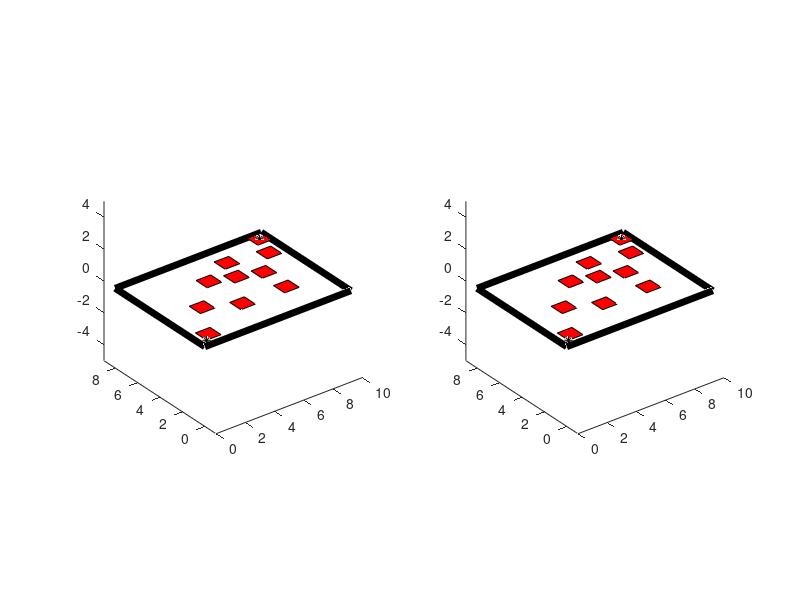

MATLAB code for this plot: (Note: this script raises an error after producing the figure.)
%close all; 
clear; clc

%% Configure for tests
solveTime = 10;
nHops = 8;

%% make environment

% bounds
xLB = 0;
xUB = 10;
yLB = 0;
yUB = 8;

% points
stPoint = [xLB + 0.5; yLB + 0.5];
endPoint = [xUB - 0.5; yUB - 0.5; 0;0];

% obstacle
plat = [0.5 1.5 0.5 1.5;
    9 10 7 8;
    2 3 3 4;
    7 8 4 5;
    4 5 5 6;
    4 5 2 3;
    7 8 2 3;
    6 7 6 7;
    8.5 9.5 5.5 6.5;
    5.5 6.5 4.5 5.5]'; %[xLB xUB yLB yUB]
nPlatforms = length(plat(1,:));

%% plot environment for binary and integer performance
figure(1)
for fix = 1:2
subplot(1,2,fix)
% points
plot3([stPoint(1) endPoint(1)],[stPoint(2) endPoint(2)],[0 0],'k*')
axis equal
hold on

%bounds
plot([xLB xUB],[yLB yLB],'k','LineWidth',5)
hold on
plot([xLB xUB],[yUB yUB],'k','LineWidth',5)
hold on
plot([xLB xLB],[yLB yUB],'k','LineWidth',5)
hold on
plot([xUB xUB],[yLB yUB],'k','LineWidth',5)

% obstacle
hold on
for ix = 1:nPlatforms
fill([plat(1,ix) plat(1,ix) plat(2,ix) plat(2,ix)], ...
        [plat(3,ix) plat(4,ix) plat(4,ix) plat(3,ix)],'r')
end
end

%% formulate and solve MIP problem with integers
subplot(1,2,1)
N = nHops; % number of hops

z = intvar(1,N);
x = sdpvar(5,N); % [x y vx vy vz]'
M = 1e6;
safety = 0;


constr = [ z(1,:) <= nPlatforms;
           z(1,:) >= 1;
           x(1:2,1) == stPoint, ... % Start point
           x(1:4,N) == endPoint, ... % End point
           x(3,1:N-1).*x(5,1:N-1) == 4.9*(x(1,2:N)- x(1,1:N-1)),... % Constrain X vel
           x(4,1:N-1).*x(5,1:N-1) == 4.9*(x(2,2:N)- x(2,1:N-1)),...
           x(5,:) >= 0]; % Constrain Z vel
       
for ix = 1:nPlatforms
    constr = [constr,...
           x(1,:) >= plat(1,ix) - M*(z(1,:)-ix).^2, ... % Obstacle
           x(1,:) <= plat(2,ix) + M*(z(1,:)-ix).^2, ... 
           x(2,:) >= plat(3,ix) - M*(z(1,:)-ix).^2, ... 
           x(2,:) <= plat(4,ix) + M*(z(1,:)-ix).^2];
end

VZ = 1;
VXY = 1;
B = diag([5 5 1 1 1]);

objective = 2*VZ*x(5,1:N-1)*x(5,1:N-1)'...
    + VXY * (  (x(3,2:N) - x(3,1:N-1)) * (x(3,2:N) - x(3,1:N-1))'  ...
              +(x(4,2:N) - x(4,1:N-1)) * (x(4,2:N) - x(4,1:N-1))'  )...
    + VXY*( x(3,1)^2 + x(4,1)^2 );
    


options = sdpsettings('verbose',0,'solver','GUROBI','debug',1,'GUROBI.TimeLimit',solveTime);
sol = optimize(constr,objective,options);

% plot with size of marker proportional to z velocity
plot(value(x(1,1:N/2+1)),value(x(2,1:N/2+1)),'b*-');
plot(value(x(1,N/2+1:N)),value(x(2,N/2+1:N)),'k*-');

vel_scale = 0.1;
for ix = 1:N
   plot3([value(x(1,ix)), value(x(1,ix)) + vel_scale*value(x(3,ix))] ,...
       [value(x(2,ix)), value(x(2,ix)) + vel_scale*value(x(4,ix))] ,...
       [0             , 0              + vel_scale*value(x(5,ix))] , 'g-');
end

title(strcat("z=1 int     cost = ",num2str(value(objective))));
hold off

%% formulate and solve MIP problem with four binary variables
subplot(1,2,2)

x = sdpvar(5,N);
z = binvar(nPlatforms,N);

constr = [ x(1:2,1) == stPoint, ... % Start point
           x(1:4,N) == endPoint, ... % End point
           x(3,1:N-1).*x(5,1:N-1) == 4.9*(x(1,2:N)- x(1,1:N-1)),... % Constrain X vel
           x(4,1:N-1).*x(5,1:N-1) == 4.9*(x(2,2:N)- x(2,1:N-1)),...
           x(5,:) >= 0,...
           sum(z) == nPlatforms-1]; % Constrain Z vel
       
for ix = 1:nPlatforms
    constr = [constr,...
           x(1,:) >= plat(1,ix) - M*z(ix,:), ... % Obstacle
           x(1,:) <= plat(2,ix) + M*z(ix,:), ... 
           x(2,:) >= plat(3,ix) - M*z(ix,:), ... 
           x(2,:) <= plat(4,ix) + M*z(ix,:)];
end

objective = 2*VZ*x(5,1:N-1)*x(5,1:N-1)'...
    + VXY * (  (x(3,2:N) - x(3,1:N-1)) * (x(3,2:N) - x(3,1:N-1))'  ...
              +(x(4,2:N) - x(4,1:N-1)) * (x(4,2:N) - x(4,1:N-1))'  )...
    + VXY*( x(3,1)^2 + x(4,1)^2 );

sol = optimize(constr,objective,options);

% plot with size of marker proportional to z velocity
plot(value(x(1,1:N/2+1)),value(x(2,1:N/2+1)),'b*-');
plot(value(x(1,N/2+1:N)),value(x(2,N/2+1:N)),'k*-');

vel_scale = 0.1;
for ix = 1:N
   plot3([value(x(1,ix)), value(x(1,ix)) + vel_scale*value(x(3,ix))] ,...
       [value(x(2,ix)), value(x(2,ix)) + vel_scale*value(x(4,ix))] ,...
       [0             , 0              + vel_scale*value(x(5,ix))] , 'g-');
end
title(strcat("z=bins      cost = ",num2str(value(objective))));
hold off